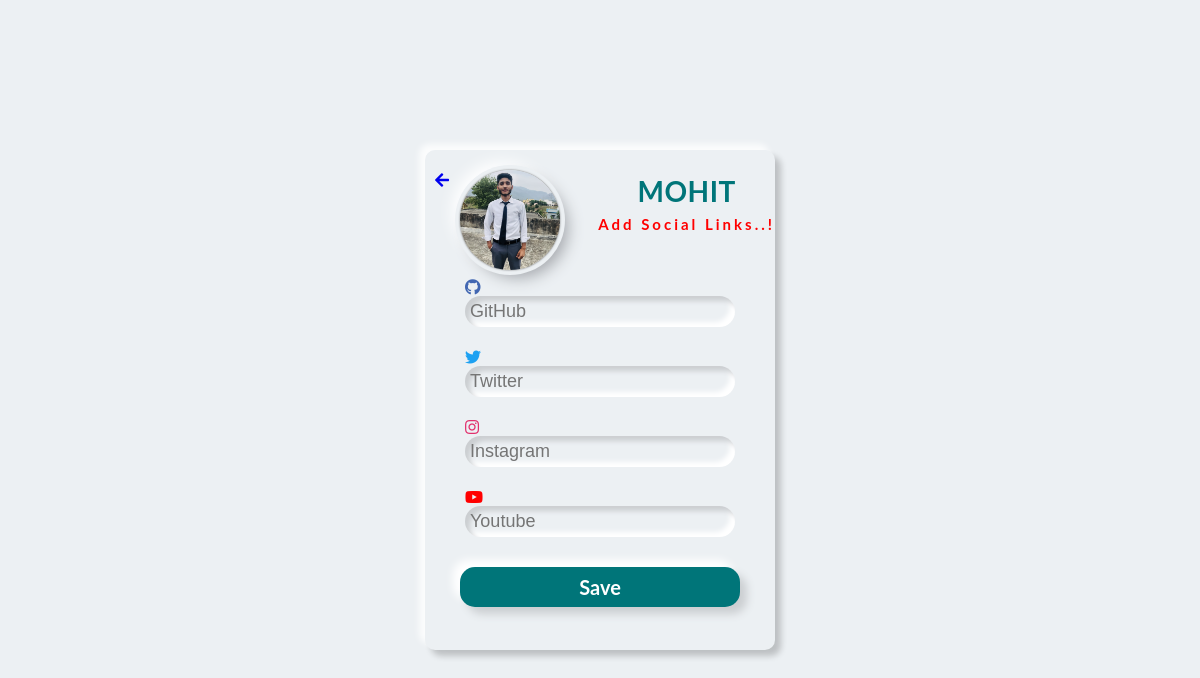
/links/easy_pccode (signed in), run on an earlier commit of the app's database.
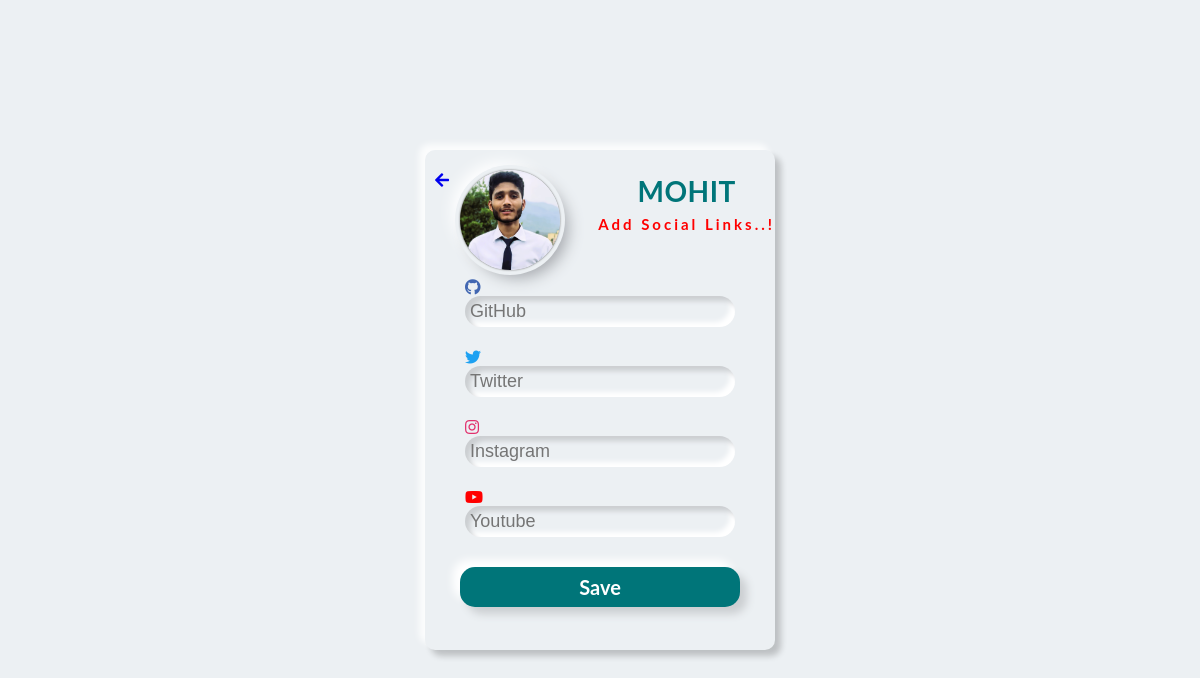
And on a later commit of the database.
### login/models.py (models this page shows, shortened)
class Appuser(models.Model):
    user = models.ForeignKey(User,on_delete=models.CASCADE, null=True, blank=True)
    picture = models.ImageField(upload_to="profilePIC/")
    github = models.CharField(max_length = 500, default = '')
    twitter = models.CharField(max_length = 500, default = '')
    instagram = models.CharField(max_length = 500, default = '')
    youtube = models.CharField(max_length = 500, default = '')

### login/views.py (the view, shortened to what this page needs)
# urls.py: path('links/<slug:id>', views.addLinks),
def addLinks(request,id):
    user = User.objects.get(username = id)
    app_user = get_object_or_404(Appuser, user=request.user)
    links = Appuser.objects.get(user = user)
    return render(request , 'addlink.html', {'app_user': app_user,'links':links})

### login/templates/addlink.html (shortened to what this page needs)
<!DOCTYPE html>
<html>
  <head>
    <link rel="stylesheet" href="/static/CSS/addlink.css" />
    <link rel="stylesheet" href="https://cdnjs.cloudflare.com/ajax/libs/font-awesome/5.15.3/css/all.min.css" />
  </head>
  <body>
    <div class="gfg-div">
      <div class="icon arrow">
        <a href="/home/"><i class="fas fa-arrow-left"></i></a>
      </div>
      <div class="gfg-logo">
        <div class="inner-area">
        <img src="{{ app_user.picture.url }}" alt="">
      </div>
      </div>
      <div class="info">
        <div class="gfg-title">{{user.username | upper}}</div>
        <div class="gfg-sub-title">Add Social Links..!</div>
      </div>
      <form method="post">
        <div class="gfg-input-fields">
          <i class="fab fa-github"></i>
          <div class="gfg-email">
            <input type="text" name="github" placeholder="GitHub" {% if links.github %}value="{{ links.github }}" {% endif %}/>
          </div>
          <i class="fab fa-twitter"></i>
          <div class="gfg-password">
            <input type="text" name="twitter" placeholder="Twitter" {% if links.twitter %}value="{{ links.twitter }}" {% endif %} />
          </div>
          <i class="fab fa-instagram"></i>
          <div class="gfg-password">
            <input type="text" name="instagram" placeholder="Instagram" {% if links.instagram %}value="{{ links.instagram }}" {% endif %} />
          </div>
          <i class="fab fa-youtube"></i>
          <div class="gfg-password">
            <input type="text" name="youtube" placeholder="Youtube" {% if links.youtube %}value="{{ links.youtube }}" {% endif %} />
          </div>
        </div>
        <button type="submit" class="gfg-button">Save</button>
      </form>
    </div>
  </body>
</html>

What changed in the data, as far as the page shows it:
changed Appuser (number 1 of 2 on the later page): picture: a different picture
